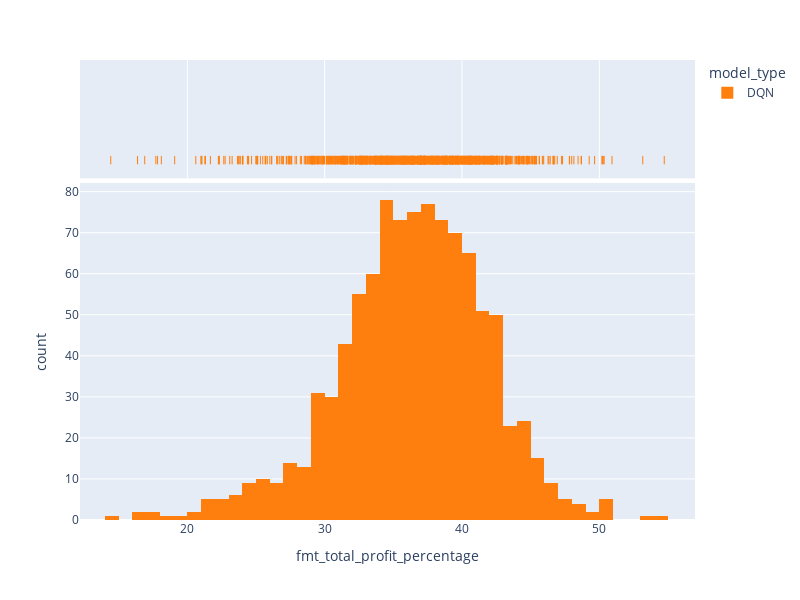

Here is the notebook cell this chart was saved with:
### Code cell
fig = px.histogram(df_trader_results, x="fmt_total_profit_percentage", color="model_type", color_discrete_sequence=[ "#FF7F0E", "#00CC96", "#10aded", "#8A56EF"],  width=800, height=600, marginal="rug", # can be `box`, `violin`
                         hover_data=['total_reward_cash','fmt_total_profit_percentage', 'num_of_trades', 'sim_id'])
fig.show()

### Figure 1 — Plotly figure (JSON) as saved in the notebook; plotly's stock layout.template omitted (floating-point values rounded to 4 significant figures; data arrays with more than 128 entries replaced by an {"elided": "..."} marker saying what was removed)
{"data": [{"alignmentgroup": "True", "bingroup": "x", "hovertemplate": "model_type=DQN<br>fmt_total_profit_percentage=%{x}<br>count=%{y}<extra></extra>", "legendgroup": "DQN", "marker": {"color": "#FF7F0E", "pattern": {"shape": ""}}, "name": "DQN", "offsetgroup": "DQN", "orientation": "v", "showlegend": true, "type": "histogram", "x": {"elided": "1000 float values"}, "xaxis": "x", "yaxis": "y"}, {"alignmentgroup": "True", "boxpoints": "all", "customdata": {"elided": "1000x3 float values"}, "fillcolor": "rgba(255,255,255,0)", "hoveron": "points", "hovertemplate": "model_type=DQN<br>fmt_total_profit_percentage=%{x}<br>total_reward_cash=%{customdata[0]}<br>num_of_trades=%{customdata[1]}<br>sim_id=%{customdata[2]}<extra></extra>", "jitter": 0, "legendgroup": "DQN", "line": {"color": "rgba(255,255,255,0)"}, "marker": {"color": "#FF7F0E", "symbol": "line-ns-open"}, "name": "DQN", "offsetgroup": "DQN", "showlegend": false, "type": "box", "x": {"elided": "1000 float values"}, "xaxis": "x2", "yaxis": "y2"}], "layout": {"barmode": "relative", "height": 600, "legend": {"title": {"text": "model_type"}, "tracegroupgap": 0}, "margin": {"t": 60}, "width": 800, "xaxis": {"anchor": "y", "domain": [0, 1], "title": {"text": "fmt_total_profit_percentage"}}, "xaxis2": {"anchor": "y2", "domain": [0, 1], "matches": "x", "showgrid": true, "showticklabels": false}, "yaxis": {"anchor": "x", "domain": [0, 0.7326], "title": {"text": "count"}}, "yaxis2": {"anchor": "x2", "domain": [0.7426, 1], "matches": "y2", "showgrid": false, "showline": false, "showticklabels": false, "ticks": ""}}}
